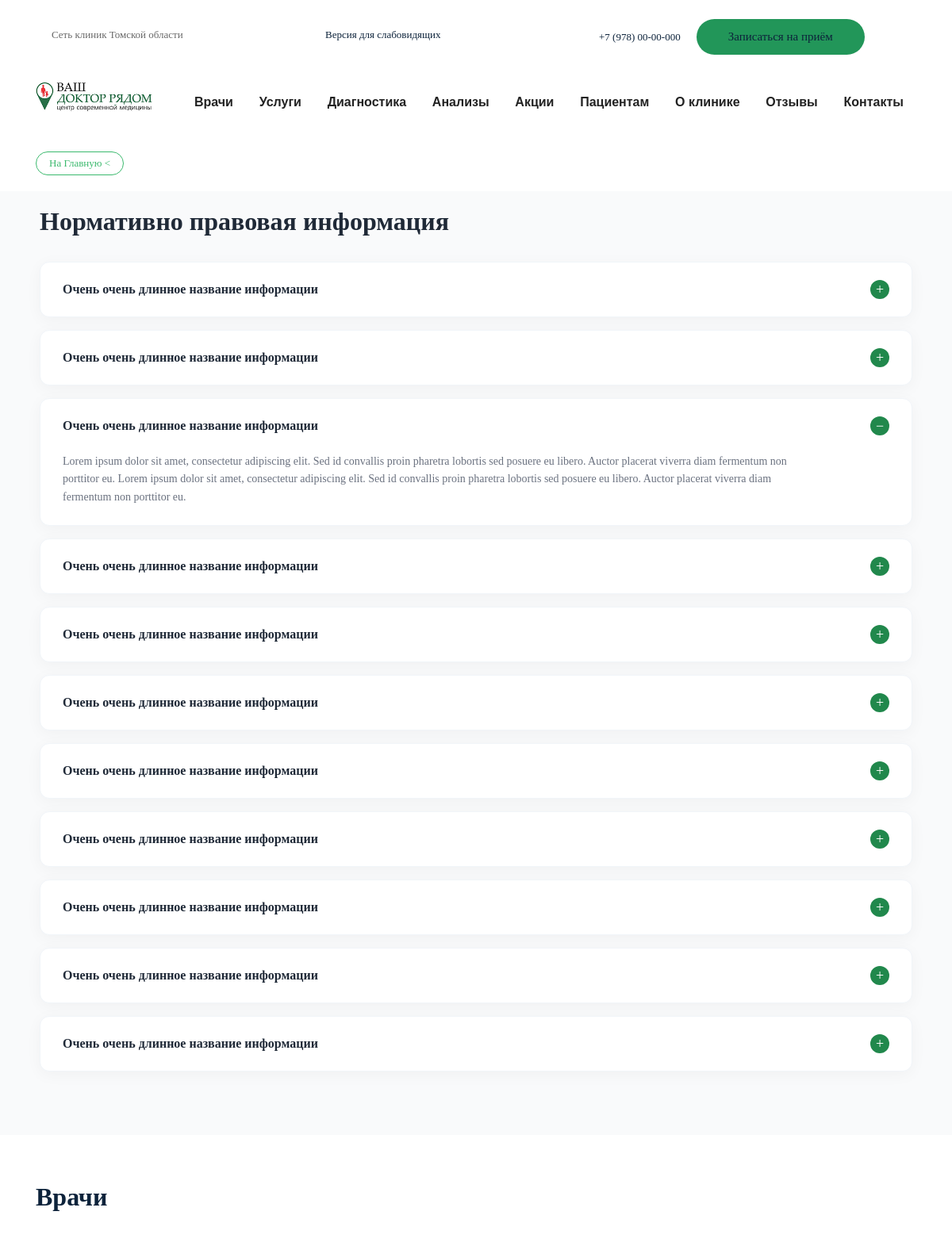
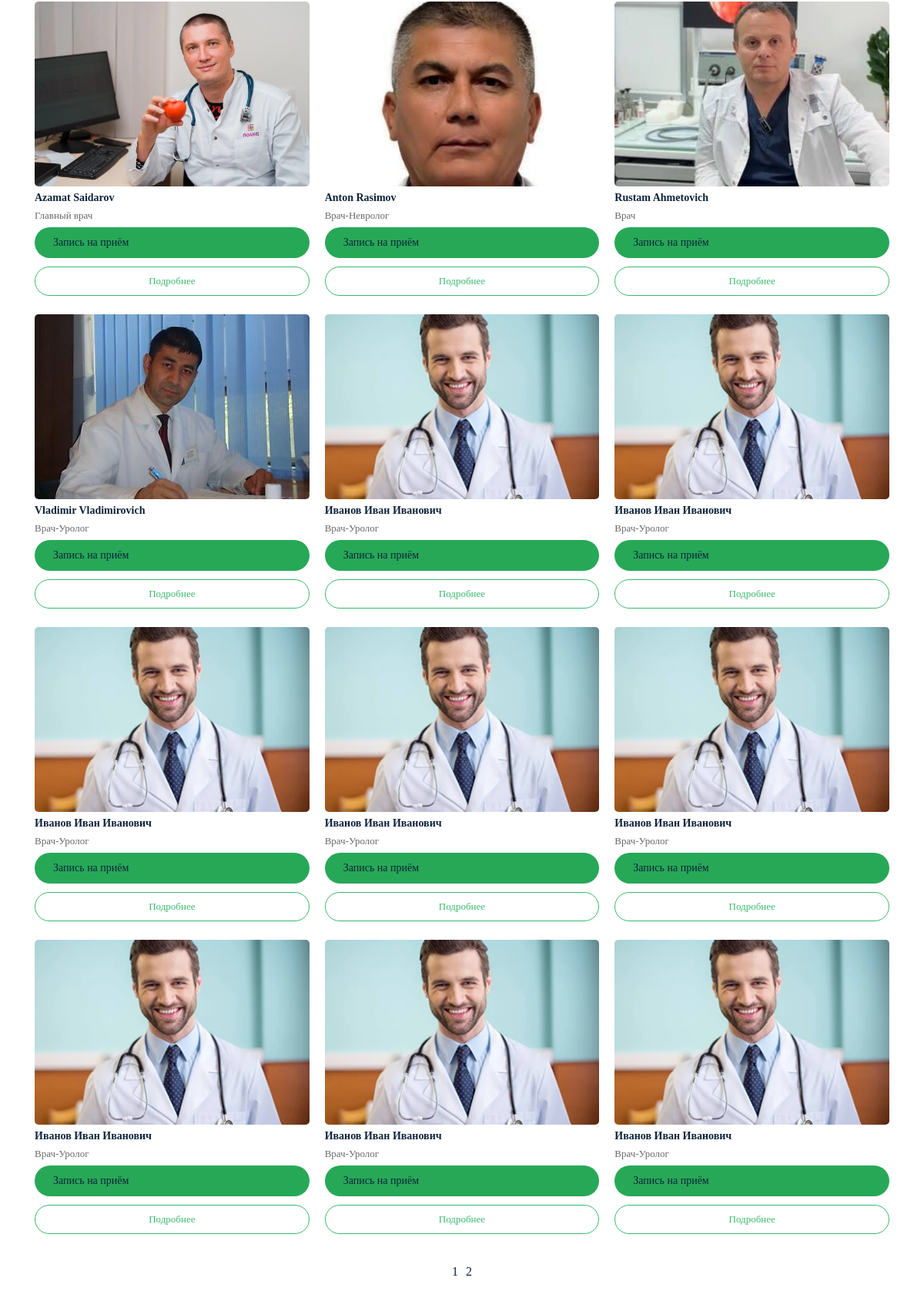
Page /patients/info/ (upper part) on the committed database (2 pictures, top to bottom).
### clinic/models.py (models this page shows, shortened)
class Doctor(models.Model):
    full_name = models.CharField(max_length=200)
    position = models.CharField(max_length=150)
    direction = models.ForeignKey(Direction,on_delete=models.PROTECT,related_name='doctors')
    photo = models.ImageField(upload_to='doctors/',blank=True)
    experience = models.PositiveIntegerField(blank=True,null=True,verbose_name='Стаж работы')
    description = models.TextField(blank=True)
    show_on_home = models.BooleanField(default=False,verbose_name='Активное виденние дома')
    class Meta:
        verbose_name = 'Доктор'
        verbose_name_plural = 'Доктора'

### pages/views.py (the view)
# urls.py: path('patients/info/',views.info,name='info'),
def info (request):
    doctors = Doctor.objects.all()
    paginator = Paginator(doctors,12)
    page_number = request.GET.get('page')
    page_obj = paginator.get_page(page_number)
    return render (request,'info.html',{'page_obj':page_obj})

### templates/info.html (shortened to what this page needs)
{% extends 'base.html' %}
{% load static %}
{% block extra_css %}
<link rel="stylesheet" href="{% static 'css/home.css' %}">
{% endblock %}
{% block content %}
<section class="legal-page">
  <div class="legal-container">
    <h1 class="legal-page__title">Нормативно правовая информация</h1>
    <div class="accordion-list">
      <details class="accordion-item">
        <summary class="accordion-header">
          <span class="accordion-header__text">Очень очень длинное название информации</span>
          <span class="accordion-icon"></span>
        </summary>
      </details>
      <details class="accordion-item">
        <summary class="accordion-header">
          <span class="accordion-header__text">Очень очень длинное название информации</span>
          <span class="accordion-icon"></span>
        </summary>
      </details>
      <details class="accordion-item" open>
        <summary class="accordion-header">
          <span class="accordion-header__text">Очень очень длинное название информации</span>
          <span class="accordion-icon"></span>
        </summary>
        <div class="accordion-content">
          Lorem ipsum dolor sit amet, consectetur adipiscing elit. Sed id convallis proin pharetra lobortis sed posuere eu libero. Auctor placerat viverra diam fermentum non porttitor eu. Lorem ipsum dolor sit amet, consectetur adipiscing elit. Sed id convallis proin pharetra lobortis sed posuere eu libero. Auctor placerat viverra diam fermentum non porttitor eu.
        </div>
      </details>
      <details class="accordion-item">
        <summary class="accordion-header">
          <span class="accordion-header__text">Очень очень длинное название информации</span>
          <span class="accordion-icon"></span>
        </summary>
      </details>
      <details class="accordion-item">
        <summary class="accordion-header">
          <span class="accordion-header__text">Очень очень длинное название информации</span>
          <span class="accordion-icon"></span>
        </summary>
      </details>
      <details class="accordion-item">
        <summary class="accordion-header">
          <span class="accordion-header__text">Очень очень длинное название информации</span>
          <span class="accordion-icon"></span>
        </summary>
      </details>
      <details class="accordion-item">
        <summary class="accordion-header">
          <span class="accordion-header__text">Очень очень длинное название информации</span>
          <span class="accordion-icon"></span>
        </summary>
      </details>
      <details class="accordion-item">
        <summary class="accordion-header">
          <span class="accordion-header__text">Очень очень длинное название информации</span>
          <span class="accordion-icon"></span>
        </summary>
      </details>
      <details class="accordion-item">
        <summary class="accordion-header">
          <span class="accordion-header__text">Очень очень длинное название информации</span>
          <span class="accordion-icon"></span>
        </summary>
      </details>
      <details class="accordion-item">
        <summary class="accordion-header">
          <span class="accordion-header__text">Очень очень длинное название информации</span>
          <span class="accordion-icon"></span>
        </summary>
      </details>
      <details class="accordion-item">
        <summary class="accordion-header">
          <span class="accordion-header__text">Очень очень длинное название информации</span>
          <span class="accordion-icon"></span>
        </summary>
      </details>
    </div>
  </div>
</section>
<section class="doctors">
    <div class="container">
        <h2>Врачи</h2>
        <div class="doctor_list doctor_list--all">
            {% for doctor in page_obj %}
                <div class="doctor_card">
                    <img src="{{ doctor.photo.url }}" alt="{{ doctor.full_name }}" class="doctor-card__img">
                    <h3>{{ doctor.full_name }}</h3>
                    <p>{{ doctor.position }}</p>
                    <a href="{% url 'appointment_create'    %}" class=" btn-001">Запись на приём</a>
                    <a href="{% url 'doctor_detail' doctor.pk %}" class="btn--outline">Подробнее</a>
                </div>
            {% endfor %}
        </div>
        <div class="pagination">
            {% for num in page_obj.paginator.page_range  %}
            <a href="?page={{ num  }}">
                {{ num }}
            </a>
            {% endfor %}
        </div>
    </div>
</section>
{% endblock %}

### static/css/base.css (style rules this page uses)
* { margin:0; padding: 0; box-sizing: border-box; }
.container a { text-decoration: none; color: #0D233B; }

### static/css/home.css (style rules this page uses)
.doctors { margin-top: 60px; }
.doctors h2 { color: #0D233B; font-size: 32px; margin-bottom: 30px; }
.doctors .doctor_list { margin-top: 40px; display: flex; gap: 30px; }
.doctors .doctor_list.doctor_list--all { display: grid; grid-template-columns: repeat(3, 1fr); gap: 24px 20px; width: 100%; }
.doctors .doctor_card { display: flex; flex-direction: column; align-items: stretch; gap: 7px; min-width: 0; box-sizing: border-box; }
.doctors .doctor_card img { display: block; width: 100%; height: 240px; object-fit: cover; border-radius: 5px; }
.doctors .doctor_card h3 { font-size: 14px; font-weight: 600; color: #0D233B; margin: 0; }
.doctors .doctor_card p { font-size: 13px; color: #686868; margin: 0; }
.doctors .doctor_card .btn-1, .doctors .doctor_card .btn--outline { display: block; width: 100%; text-align: center; padding: 10px 0; border-radius: 22px; font-size: 13px; margin-top: 4px; box-sizing: border-box; }
.doctors .doctor_card .btn--outline { background: #fff; color: #3BB96D; border: 1px solid #3BB96D; }
.container { max-width: 1140px; margin: 0 auto; padding: 0 15px; }
.legal-page { background-color: #f9fafb; padding: 20px 0 80px; }
.legal-container { max-width: 1140px; margin: 0 auto; padding: 0 20px; }
.legal-page__title { font-size: 32px; font-weight: 700; color: #1f2937; margin: 0 0 32px; }
.accordion-list { display: flex; flex-direction: column; gap: 16px; }
.accordion-item { background-color: #ffffff; border-radius: 12px; box-shadow: 0 4px 20px rgba(0, 0, 0, 0.04); border: 1px solid #f1f5f9; }
.accordion-header { display: flex; align-items: center; justify-content: space-between; gap: 20px; padding: 22px 28px; cursor: pointer; list-style: none; }
.accordion-header__text { font-size: 16px; font-weight: 600; color: #1f2937; }
.accordion-icon { flex-shrink: 0; width: 24px; height: 24px; border-radius: 50%; background-color: #21884c; color: #ffffff; font-size: 18px; font-weight: 500; line-height: 1; display: flex; align-items: center; justify-content: center; }
.accordion-icon::before { content: "+"; }
.accordion-item[open] .accordion-icon::before { content: "−"; }
.accordion-content { padding: 0 28px 24px; font-size: 14px; line-height: 1.6; color: #6b7280; max-width: 90%; }
.btn-001 { display: inline-block; background: #27A857; color: #fff; text-decoration: none; padding: 12px 24px; border-radius: 25px; font-size: 14px; white-space: nowrap; }
.pagination { display: flex; justify-content: center; gap: 10px; margin: 40px 0; }

### rows in the picture
Doctor: photo (picture), full_name "Azamat Saidarov", position "Главный врач"
Doctor: photo (picture), full_name "Anton Rasimov", position "Врач-Невролог"
Doctor: photo (picture), full_name "Rustam Ahmetovich", position "Врач"
Doctor: photo (picture), full_name "Vladimir Vladimirovich", position "Врач-Уролог"
Doctor: photo (picture), full_name "Иванов Иван Иванович", position "Врач-Уролог"
Doctor: photo (picture), full_name "Иванов Иван Иванович", position "Врач-Уролог"
Doctor: photo (picture), full_name "Иванов Иван Иванович", position "Врач-Уролог"
Doctor: photo (picture), full_name "Иванов Иван Иванович", position "Врач-Уролог"
Doctor: photo (picture), full_name "Иванов Иван Иванович", position "Врач-Уролог"
Doctor: photo (picture), full_name "Иванов Иван Иванович", position "Врач-Уролог"
Doctor: photo (picture), full_name "Иванов Иван Иванович", position "Врач-Уролог"
Doctor: photo (picture), full_name "Иванов Иван Иванович", position "Врач-Уролог"

### other values in the picture
{{ num }} "1" "2"
